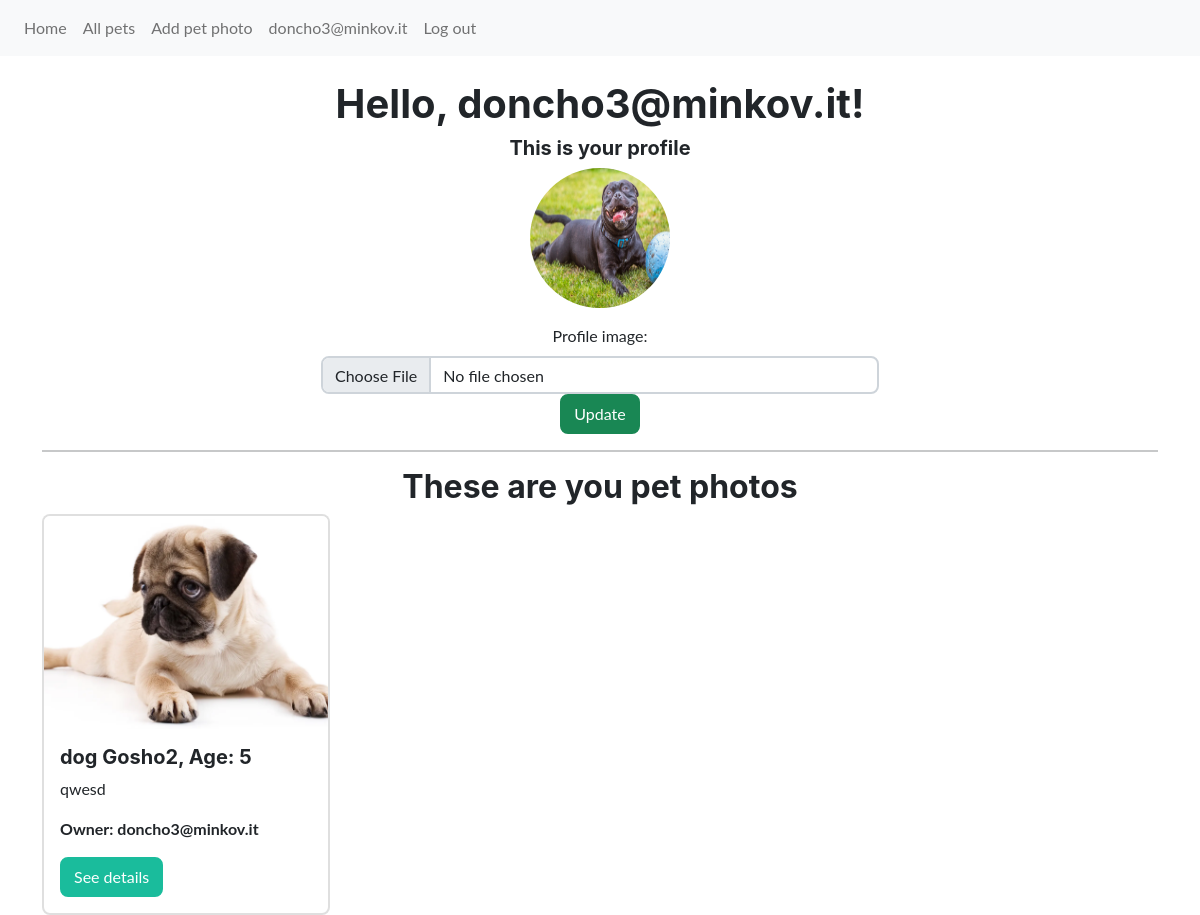
The app's page /accounts/profile/ (signed in) with its own data.
### petstagram/accounts/models.py (models this page shows)
class PetstagramUser(AbstractBaseUser, PermissionsMixin):
    email = models.EmailField(
        unique=True,
    )
    is_staff = models.BooleanField(
        default=False,
    )
    date_joined = models.DateTimeField(
        auto_now_add=True,
    )
    USERNAME_FIELD = 'email'
    objects = PetstagramUserManager()

class Profile(models.Model):
    profile_image = models.ImageField(
        upload_to='profiles',
        blank=True,
    )
    user = models.OneToOneField(
        PetstagramUser,
        on_delete=models.CASCADE,
        primary_key=True,
    )

### petstagram/pets/models.py (models this page shows, shortened)
class Pet(models.Model):
    TYPE_CHOICE_DOG = 'dog'
    TYPE_CHOICE_CAT = 'cat'
    TYPE_CHOICE_PARROT = 'parrot'
    TYPE_CHOICES = (
        (TYPE_CHOICE_DOG, 'Dog'),
        (TYPE_CHOICE_CAT, 'Cat'),
        (TYPE_CHOICE_PARROT, 'Parrot'),
    )
    type = models.CharField(
        max_length=6,
        choices=TYPE_CHOICES,
    )
    name = models.CharField(
        max_length=6,
    )
    age = models.PositiveIntegerField()
    description = models.TextField()
    image = models.ImageField(
        upload_to='pets',
    )
    user = models.ForeignKey(
        UserModel,
        on_delete=models.CASCADE,
    )

### petstagram/accounts/views.py (the view, shortened to what this page needs)
# urls.py: path('profile/', ProfileDetailsView.as_view(), name='profile details'),
class ProfileDetailsView(LoginRequiredMixin, FormView):
    template_name = 'accounts/user_profile.html'
    form_class = ProfileForm
    success_url = reverse_lazy('profile details')
    object = None
    def get(self, request, *args, **kwargs):
        self.object = Profile.objects.get(pk=request.user.id)
        return super().get(request, *args, **kwargs)
    def get_context_data(self, **kwargs):
        context = super().get_context_data(**kwargs)
        context['pets'] = Pet.objects.filter(user_id=self.request.user.id)
        context['profile'] = self.object
        return context

### petstagram/accounts/forms.py
class ProfileForm(BootstrapFormMixin, forms.ModelForm):
    class Meta:
        model = Profile
        fields = ('profile_image',)

### petstagram/core/forms.py (called while the page is built)
    def _init_bootstrap_fields(self):
        for (_, field) in self.fields.items():
            if 'class' not in field.widget.attrs:
                field.widget.attrs['class'] = ''
            field.widget.attrs['class'] += ' form-control'

### templates/accounts/user_profile.html (shortened to what this page needs)
{% extends 'shared/base.html' %}
{% load static %}
{% block content %}
    <div class="text-center">
        <h1>Hello, {{ request.user }}!</h1>
        <h5>This is your profile</h5>
        {% if profile.profile_image %}
            <img class="rounded-circle mb-3" src="{{ profile.profile_image.url }}" alt="" width="140"
                 height="140">
        {% else %}
            <img class="rounded-circle mb-3" src="{% static 'images/profile.webp' %}" alt="" width="140"
                 height="140">
        {% endif %}
        <div class="w-50 m-auto">
            <form action="{% url 'profile details' %}" method="post" enctype="multipart/form-data">
                {{ form }}
                <button class="btn btn-success">Update</button>
            </form>
        </div>
    </div>
    <hr>
    {% if pets %}
        <h2 class='text-center'>These are you pet photos</h2>
        <div class="row">
            <div class="row">
                {% for pet in pets %}
                    <div class="col-lg-4">
                        <div class="card" style="width: 18rem;">
                            <img src="{{ pet.image.url }}" class="card-img-top" alt="...">
                            <div class="card-body">
                                <h5 class="card-title">{{ pet.type }} {{ pet.name }}, Age: {{ pet.age }}</h5>
                                <p class="card-text">{{ pet.description }}</p>
                                <p class="card-text"><strong>Owner: {{ request.user }}</strong></p>
                                <a href="{% url 'pet details' pet.id %}" class="btn btn-primary">See details</a>
                            </div>
                        </div>
                    </div>
                {% endfor %}
            </div>
        </div>
    {% else %}
        <div class="text-center">
            <h2>You have no pets</h2>
            <a href="{% url 'create pet' %}" class="btn btn-success">Add Pet Photo</a>
        </div>
    {% endif %}
{% endblock %}

### templates/shared/base.html (shortened to what this page needs)
{% load static %}
<!DOCTYPE html>
<html lang="en">
<head>
    <link rel="stylesheet" href="https://stackpath.bootstrapcdn.com/bootstrap/4.3.1/css/bootstrap.min.css"
>
    <link rel="stylesheet" href="https://stackpath.bootstrapcdn.com/font-awesome/4.7.0/css/font-awesome.min.css"
>
    <link rel="stylesheet" href="{% static 'theme/css/styles.css' %}">
</head>
<body>
<nav class="navbar navbar-expand-lg navbar-light bg-light" style="margin-bottom:2%">
    <div class="collapse navbar-collapse" id="navbarNavDropdown">
        <ul class="navbar-nav">
            <li>
                <a class="nav-link" href="#">Home</a></li>
            <li>
                <a class="nav-link" href="{% url 'list pets' %}">All pets</a>
            </li>
            <li><a class="nav-link" href="{% url 'create pet' %}">Add pet photo</a></li>
            {% if request.user.is_authenticated %}
                <li>
                    <a class="nav-link" href="{% url 'profile details' %}">{{ request.user }}</a>
                </li>
                <li class="nav-item">
                    <a class="nav-link" href="{% url 'log out user' %}">Log out</a>
                </li>
            {% endif %}
        </ul>
    </div>
</nav>
<div class="container">
    {% block content %}
    {% endblock %}
</div>
</body>
</html>

### records on screen
PetstagramUser: user "doncho3@minkov.it"
Profile: profile_image (picture)
Pet: image (picture), type "dog", name "Gosho2", age "5", description "qwesd"
